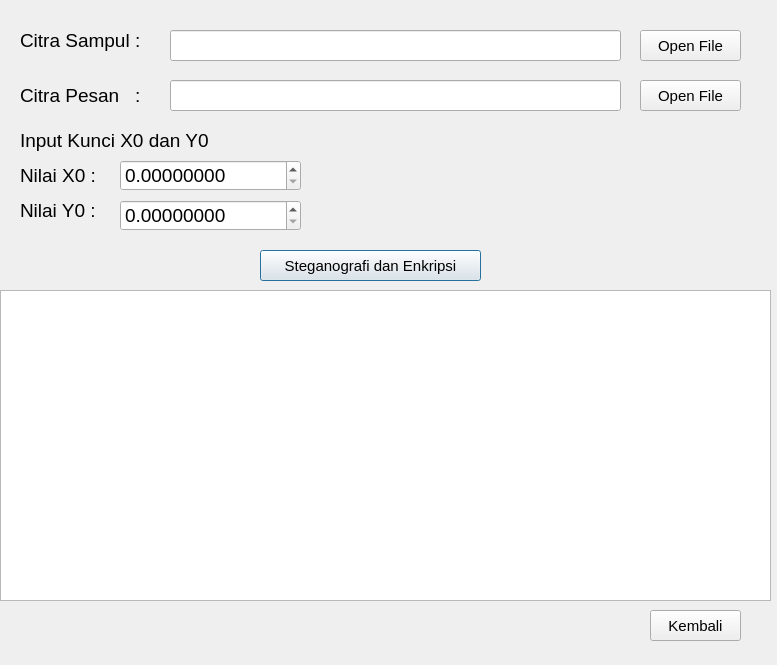
<?xml version="1.0" encoding="UTF-8"?>
<ui version="4.0">
 <class>InputSteganografiDanEnkripsi</class>
 <widget class="QDialog" name="InputSteganografiDanEnkripsi">
  <property name="geometry">
   <rect>
    <x>0</x>
    <y>0</y>
    <width>777</width>
    <height>665</height>
   </rect>
  </property>
  <property name="windowTitle">
   <string>Input Steganografi dan Enkripsi</string>
  </property>
  <widget class="QLineEdit" name="citraPesanPath">
   <property name="geometry">
    <rect>
     <x>170</x>
     <y>80</y>
     <width>451</width>
     <height>31</height>
    </rect>
   </property>
  </widget>
  <widget class="QGraphicsView" name="graphicsView">
   <property name="geometry">
    <rect>
     <x>0</x>
     <y>290</y>
     <width>771</width>
     <height>311</height>
    </rect>
   </property>
  </widget>
  <widget class="QPushButton" name="btnEnkripsiDanStegano">
   <property name="geometry">
    <rect>
     <x>260</x>
     <y>250</y>
     <width>221</width>
     <height>31</height>
    </rect>
   </property>
   <property name="font">
    <font>
     <pointsize>11</pointsize>
    </font>
   </property>
   <property name="text">
    <string>Steganografi dan Enkripsi</string>
   </property>
  </widget>
  <widget class="QLabel" name="lblCitraSampul">
   <property name="geometry">
    <rect>
     <x>20</x>
     <y>20</y>
     <width>141</width>
     <height>41</height>
    </rect>
   </property>
   <property name="font">
    <font>
     <pointsize>14</pointsize>
    </font>
   </property>
   <property name="text">
    <string>Citra Sampul :</string>
   </property>
  </widget>
  <widget class="QLabel" name="lblInputKunciX0Y0">
   <property name="geometry">
    <rect>
     <x>20</x>
     <y>125</y>
     <width>251</width>
     <height>31</height>
    </rect>
   </property>
   <property name="font">
    <font>
     <pointsize>14</pointsize>
    </font>
   </property>
   <property name="text">
    <string>Input Kunci X0 dan Y0</string>
   </property>
  </widget>
  <widget class="QLabel" name="lblNilaiX0">
   <property name="geometry">
    <rect>
     <x>20</x>
     <y>160</y>
     <width>91</width>
     <height>31</height>
    </rect>
   </property>
   <property name="font">
    <font>
     <pointsize>14</pointsize>
    </font>
   </property>
   <property name="text">
    <string>Nilai X0 :</string>
   </property>
  </widget>
  <widget class="QPushButton" name="btnCitraSampul">
   <property name="geometry">
    <rect>
     <x>640</x>
     <y>30</y>
     <width>101</width>
     <height>31</height>
    </rect>
   </property>
   <property name="font">
    <font>
     <pointsize>11</pointsize>
    </font>
   </property>
   <property name="text">
    <string>Open File</string>
   </property>
  </widget>
  <widget class="QPushButton" name="btnCitraPesan">
   <property name="geometry">
    <rect>
     <x>640</x>
     <y>80</y>
     <width>101</width>
     <height>31</height>
    </rect>
   </property>
   <property name="font">
    <font>
     <pointsize>11</pointsize>
    </font>
   </property>
   <property name="text">
    <string>Open File</string>
   </property>
  </widget>
  <widget class="QDoubleSpinBox" name="doubleSpinBoxY0">
   <property name="geometry">
    <rect>
     <x>120</x>
     <y>200</y>
     <width>181</width>
     <height>31</height>
    </rect>
   </property>
   <property name="font">
    <font>
     <pointsize>14</pointsize>
    </font>
   </property>
   <property name="decimals">
    <number>8</number>
   </property>
   <property name="maximum">
    <double>1.000000000000000</double>
   </property>
   <property name="singleStep">
    <double>0.000001000000000</double>
   </property>
  </widget>
  <widget class="QDoubleSpinBox" name="doubleSpinBoxX0">
   <property name="geometry">
    <rect>
     <x>120</x>
     <y>160</y>
     <width>181</width>
     <height>31</height>
    </rect>
   </property>
   <property name="font">
    <font>
     <pointsize>14</pointsize>
    </font>
   </property>
   <property name="decimals">
    <number>8</number>
   </property>
   <property name="maximum">
    <double>1.000000000000000</double>
   </property>
   <property name="singleStep">
    <double>0.000001000000000</double>
   </property>
  </widget>
  <widget class="QLineEdit" name="citraSampulPath">
   <property name="geometry">
    <rect>
     <x>170</x>
     <y>30</y>
     <width>451</width>
     <height>31</height>
    </rect>
   </property>
  </widget>
  <widget class="QLabel" name="lblCitraPesan">
   <property name="geometry">
    <rect>
     <x>20</x>
     <y>80</y>
     <width>141</width>
     <height>31</height>
    </rect>
   </property>
   <property name="font">
    <font>
     <pointsize>14</pointsize>
    </font>
   </property>
   <property name="text">
    <string>Citra Pesan   :</string>
   </property>
  </widget>
  <widget class="QPushButton" name="btnKembali">
   <property name="geometry">
    <rect>
     <x>650</x>
     <y>610</y>
     <width>91</width>
     <height>31</height>
    </rect>
   </property>
   <property name="font">
    <font>
     <pointsize>11</pointsize>
    </font>
   </property>
   <property name="text">
    <string>Kembali</string>
   </property>
  </widget>
  <widget class="QLabel" name="lblNilaiY0">
   <property name="geometry">
    <rect>
     <x>20</x>
     <y>200</y>
     <width>91</width>
     <height>21</height>
    </rect>
   </property>
   <property name="font">
    <font>
     <pointsize>14</pointsize>
    </font>
   </property>
   <property name="text">
    <string>Nilai Y0 :</string>
   </property>
  </widget>
 </widget>
 <resources/>
 <connections/>
</ui>
